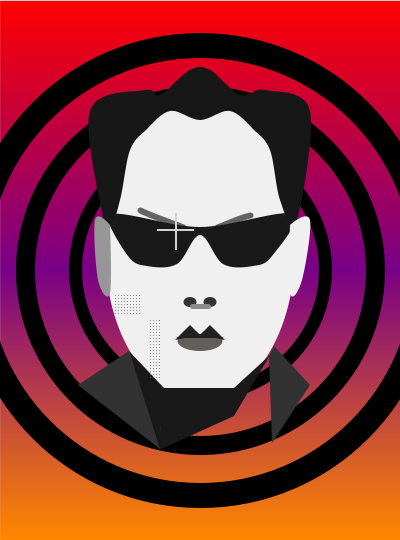
Frame 1 (no input)
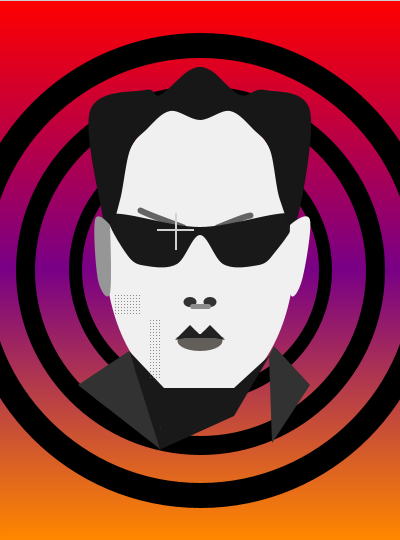
Frame 60 (the mouse pressed at the canvas centre just before this capture)
Frame 120 (the mouse held since frame 60 and released just before this capture): identical to frame 60, image omitted

The Processing sketch that drew these frames (run headless with seeded random() and noise(); from frame 60 on, the mouse is pressed at the canvas centre):

// Processing sketch: processing_70989
// ── processing_70989.pde

// Oliver Haimson
// Copyright 2012
// a modification of the movie poster for "The Nomi Song"

void setup()
{
  size(400,540);
  smooth();
}

void draw()
{
  drawBackground();
  drawFace();
}

void drawBackground()
// create fading color effect
{
  for (int y=1; y<270; y+=1)
  {
    stroke(255-y*.5,0,y*.5);
    line(0,y,400,y);
  }
  for (int y=270; y<540; y+=1)
  {
    stroke(121+((y-269)*.5),(y-269)*.5,134-((y-269)*.5));
    line(0,y,400,y);
  }
}

void drawFace()
{

  // background circles
  noFill();
  strokeWeight(13);
  stroke(0);
  arc(200,270,250,250,PI-1,PI+1);
  arc(200,270,250,250,TWO_PI-1,TWO_PI);
  arc(200,270,250,250,0,1.2);
  
  strokeWeight(19);
  ellipse(200,270,350,350);
  strokeWeight(25);
  ellipse(200,270,450,450);
  
  // head
  fill(240);
  noStroke();
  ellipse(200,250,190,300);
  
  // neck and collar
  fill(25);
  triangle(270,355,234,388,234,416);
  quad(234,388,234,416,159,450,163,388);
  triangle(129,351,164,388,159,450);
  fill(50);
  triangle(129,351,78,385,160,449);
  quad(269,356,274,346,310,385,272,443);
  
  // bottom lip
  fill(98,95,90);
  ellipse(200,341,45,20);
  fill(240);
  triangle(200,335,195,330,205,330);
  
  // top lip
  fill(33);
  triangle(200,335,210,325,225,340);
  triangle(200,335,190,325,175,340);
  triangle(200,334,225,338,175,338);
  
  // eyebrows
  stroke(100);
  strokeWeight(6);
  curve(134,201,140,210,183,227,202,235);
  curve(260,220,250,215,217,227,198,235);
  
  // sunglasses
  fill(25);
  noStroke();
  beginShape();
  curveVertex(87,247);
  curveVertex(108,214);
  curveVertex(200,227);
  curveVertex(292,214);
  curveVertex(272,256);
  curveVertex(253,266);
  curveVertex(223,264);
  curveVertex(200,235);
  curveVertex(177,264);
  curveVertex(147,266);
  curveVertex(128,256);
  curveVertex(108,214);
  curveVertex(151,217);
  endShape();
  
  // nose
  fill(50);
  ellipse(190,302,13,10);
  ellipse(210,302,13,10);
  stroke(140);
  strokeWeight(5);
  line(192,306,208,306);
  
  // hair
  noStroke();
  fill(23);
  beginShape();
  curveVertex(111,245);
  curveVertex(104,223);
  curveVertex(90,111);
  curveVertex(145,90);
  curveVertex(160,95);
  curveVertex(190,70);
  curveVertex(210,70);
  curveVertex(240,95);
  curveVertex(265,90);
  curveVertex(310,111);
  curveVertex(296,223);
  curveVertex(280,200);
  curveVertex(270,150);
  curveVertex(254,130);
  curveVertex(230,111);
  curveVertex(200,120);
  curveVertex(170,111);
  curveVertex(146,130);
  curveVertex(130,150);
  curveVertex(120,200);
  curveVertex(109,226);
  curveVertex(74,250);
  endShape();
  
  // left ear
  fill(150);
  beginShape();
  curveVertex(116,244);
  curveVertex(110,225);
  curveVertex(95,220);
  curveVertex(98,280);
  curveVertex(110,293);
  curveVertex(110,225);
  curveVertex(107,200);
  endShape();
  
  // right ear
  fill(240);
  beginShape();
  curveVertex(284,244);
  curveVertex(290,225);
  curveVertex(310,220);
  curveVertex(302,280);
  curveVertex(290,293);
  curveVertex(290,225);
  curveVertex(293,200);
  endShape();
  
  // cheek shadow
  stroke(100);
  strokeWeight(1);
  for (int x=150; x<160; x+=3){
    for (int y=320; y<380; y+=3){
      point(x,y);
    }}
  for (int x=115; x<140; x+=3){
    for (int y=295; y<315; y+=3){
      point(x,y);
    }}
    
  // flash of light
  fill(210);
  noStroke();
  rect(175,213,2,37);
  rect(157,229,37,2);
}
